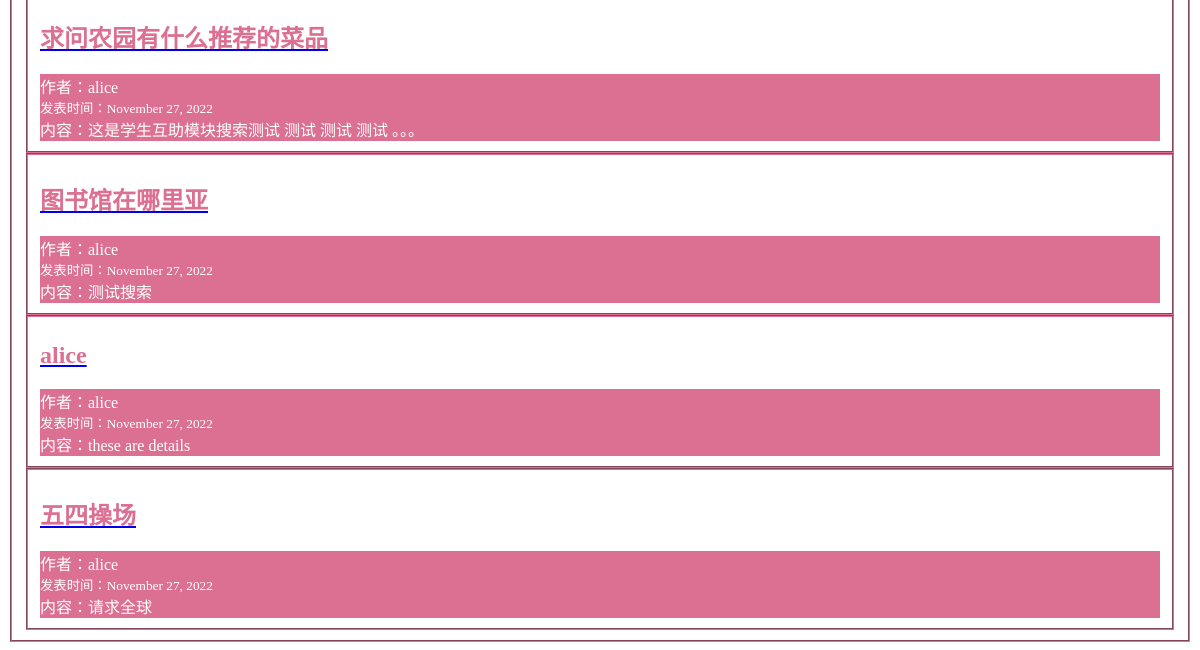
Page /postapp/ (lower part) on the earlier database version.
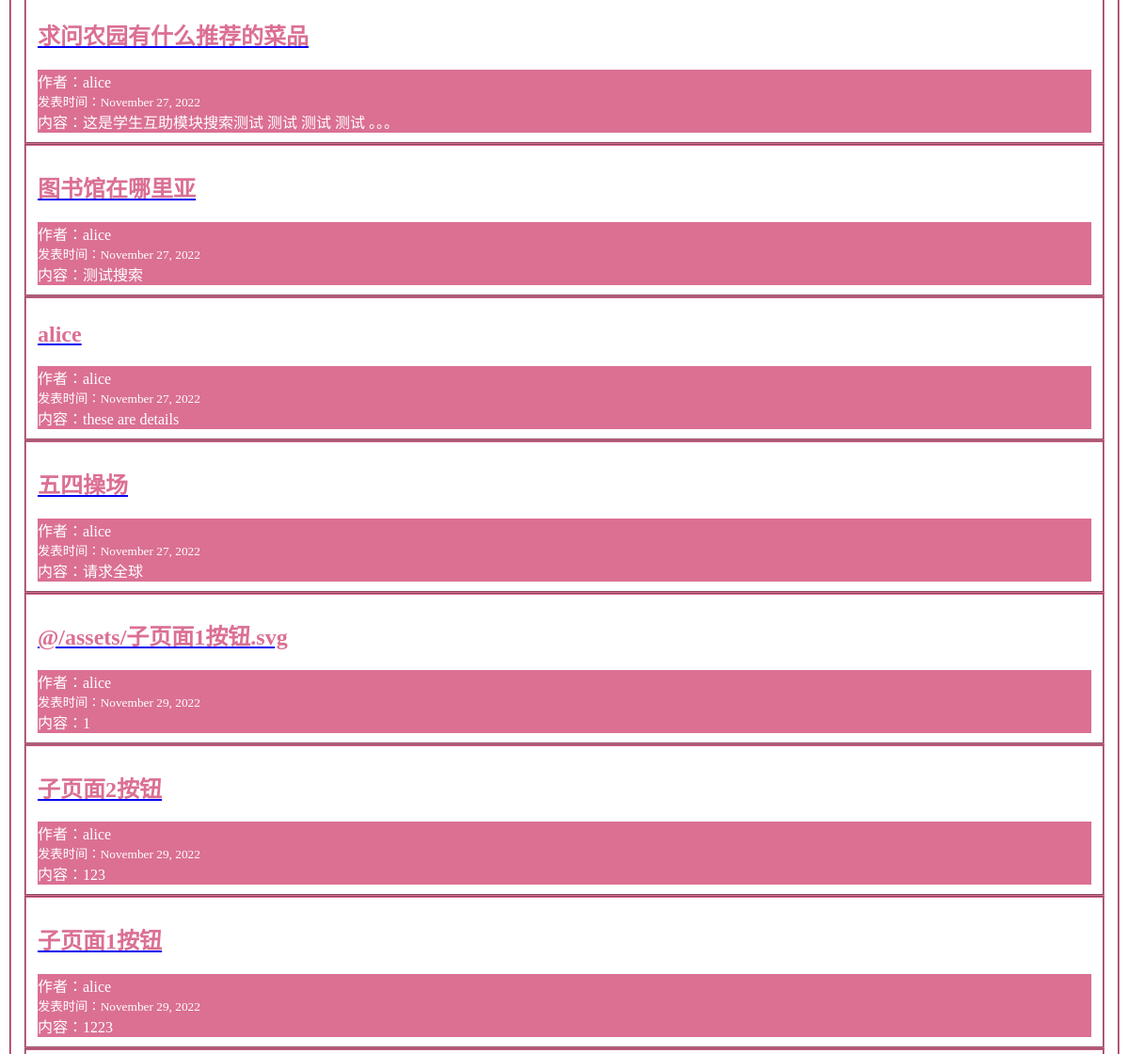
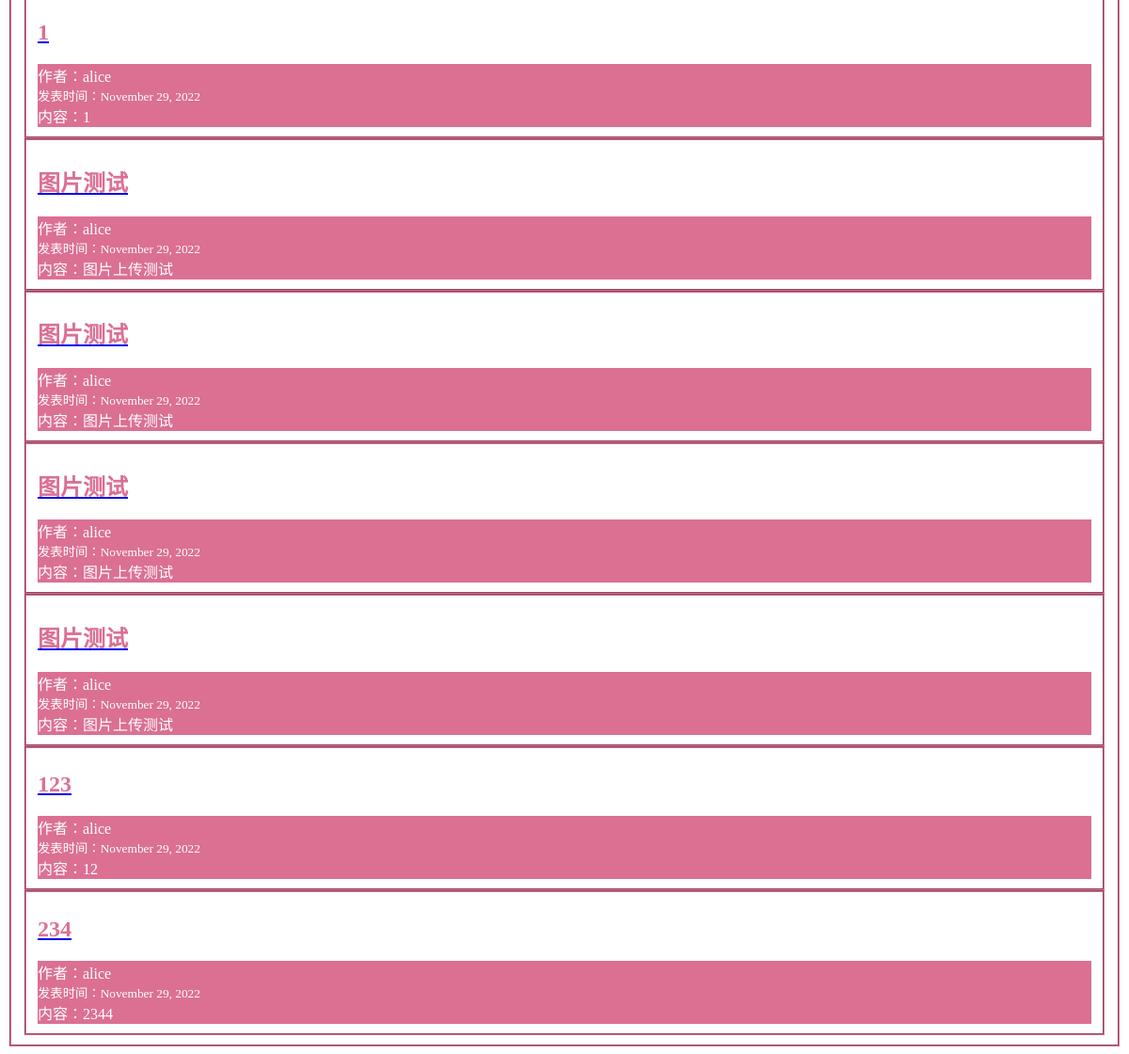
Same page on the later database version (2 pictures, top to bottom).
### postapp/models.py (models this page shows, shortened)
class MyPost(models.Model):
    title = models.CharField(max_length=100)
    content = models.TextField()
    date_posted = models.DateTimeField(default=timezone.now)
    author = models.ForeignKey(User, on_delete=models.CASCADE)
    post_type = models.CharField(max_length=50,default="ALL")
    post_visible = models.CharField(max_length=50,default="NO")

### postapp/views.py (the view)
# urls.py: 2. Add a URL to urlpatterns:  path('', views.home, name='home')
def home(request):
    context = {
        'posts':MyPost.objects.all()
    }
    return render(request, 'postapp/home.html', context)

### postapp/templates/postapp/home.html (shortened to what this page needs)
<head>
</head>
<fieldset class="wd" style="border-width: 2px; border-color: #db7093">
{% block content %}
    {% for post in posts %}
        <fieldset class="wd" style="border-width: 2px; border-color: #db7093">
        <article>
        <h2><a href="{% url 'postapp:post-detail' post.id %}"><font color=" #db7093">{{ post.title }}</font></a></h2>
        <div>
        <label>作者：</label><a>{{ post.author }}</a><br>
        <small><label>发表时间：</label>{{ post.date_posted|date:"F d, Y" }}</small><br>
        <a>内容：{{ post.content }}</a>
        </div>
        </article>
        </fieldset>
    {% endfor %}
{% endblock content %}
</fieldset>

### postapp/templates/postapp/home.html (style rules this page uses)
div { color:white; background-color:#db7093; }

Differences in the rows shown:
added MyPost: title "@/assets/子页面1按钮.svg", author "alice", date_posted "November 29, 2022", content "1"
added MyPost: title "子页面2按钮", author "alice", date_posted "November 29, 2022", content "123"
added MyPost: title "子页面1按钮", author "alice", date_posted "November 29, 2022", content "1223"
added MyPost: title "1", author "alice", date_posted "November 29, 2022", content "1"
added MyPost: title "图片测试", author "alice", date_posted "November 29, 2022", content "图片上传测试"
added MyPost: title "图片测试", author "alice", date_posted "November 29, 2022", content "图片上传测试"
added MyPost: title "图片测试", author "alice", date_posted "November 29, 2022", content "图片上传测试"
added MyPost: title "图片测试", author "alice", date_posted "November 29, 2022", content "图片上传测试"
added MyPost: title "123", author "alice", date_posted "November 29, 2022", content "12"
added MyPost: title "234", author "alice", date_posted "November 29, 2022", content "2344"
